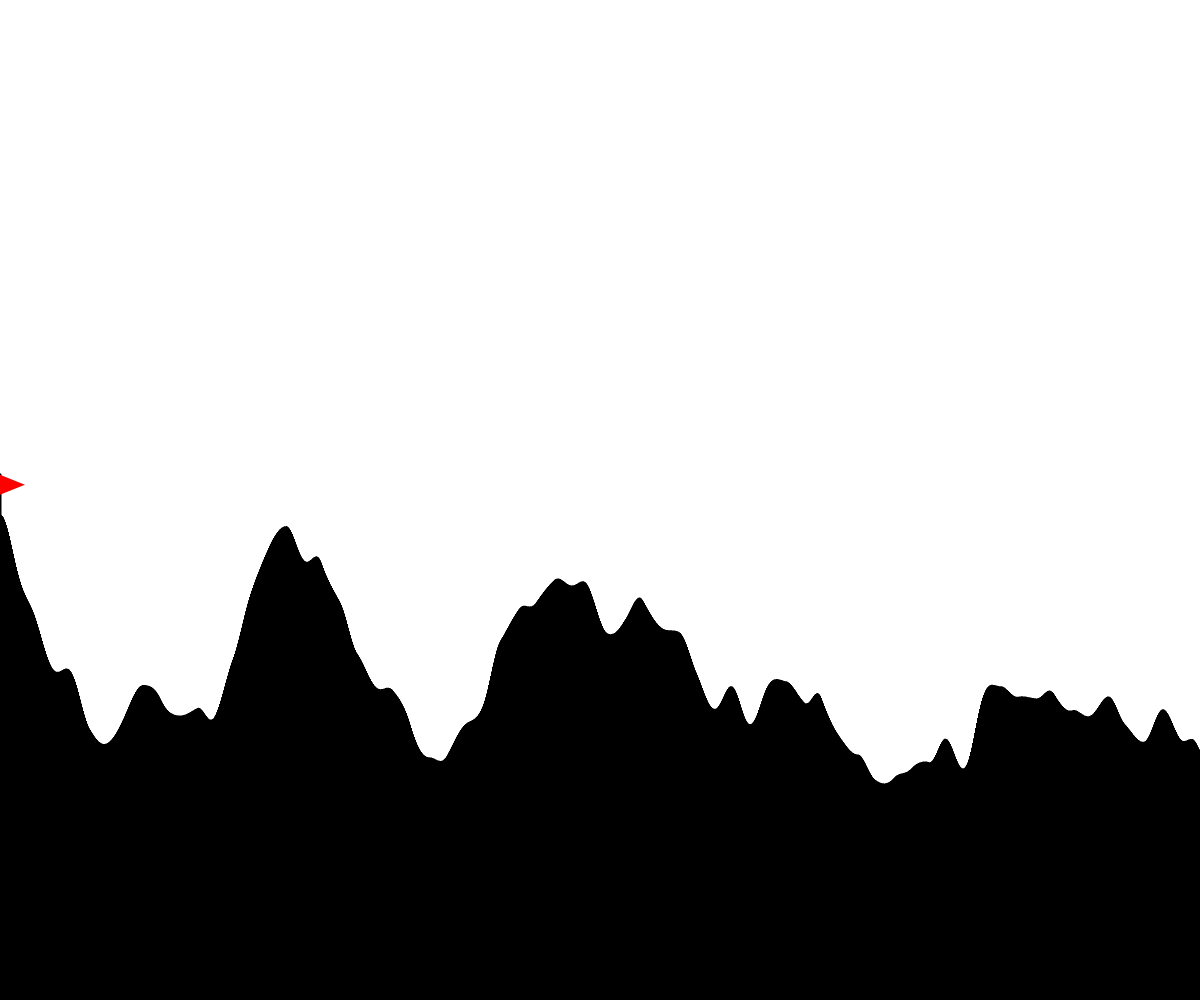
Frame 1 (no input)
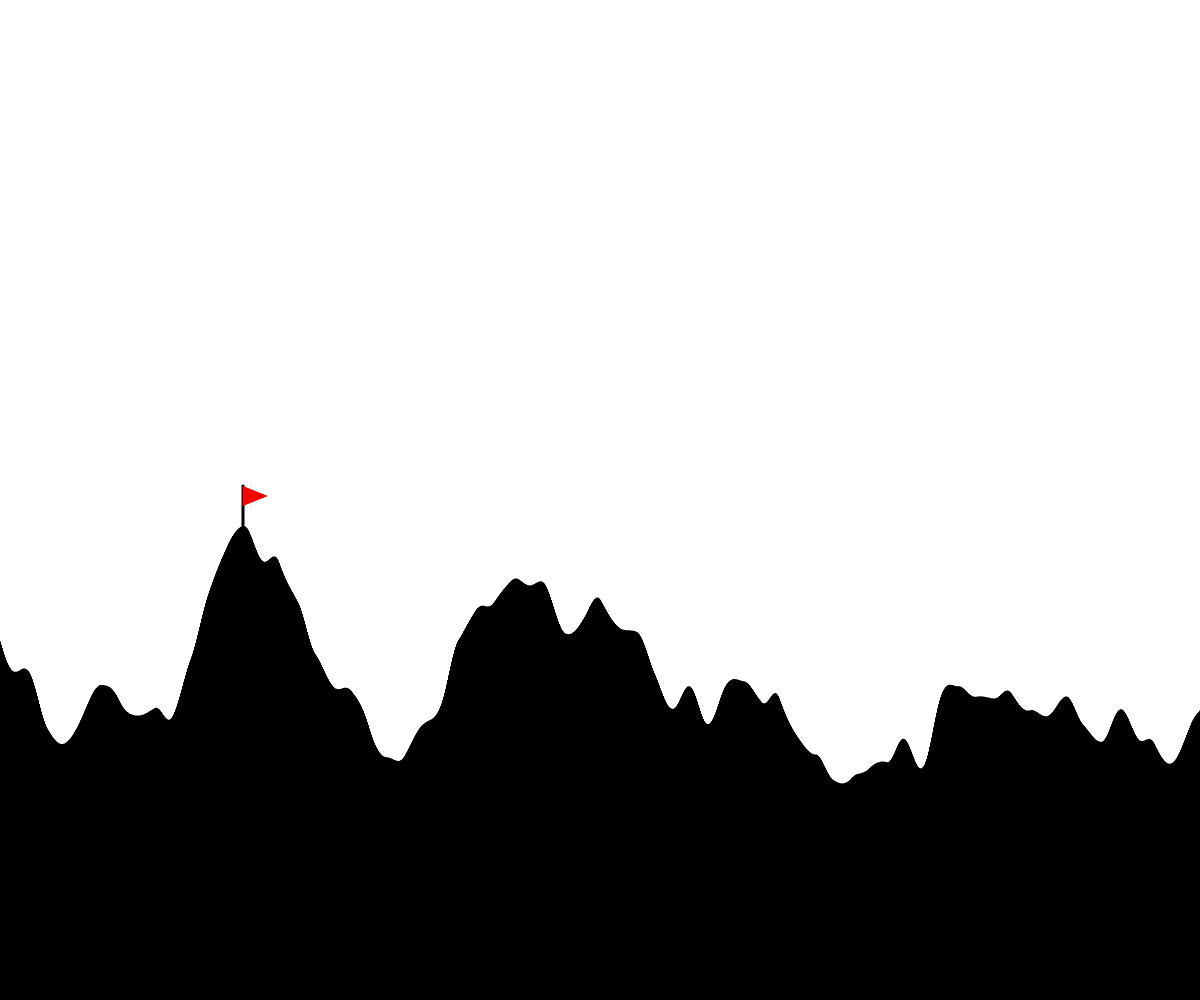
Frame 60 (no input)
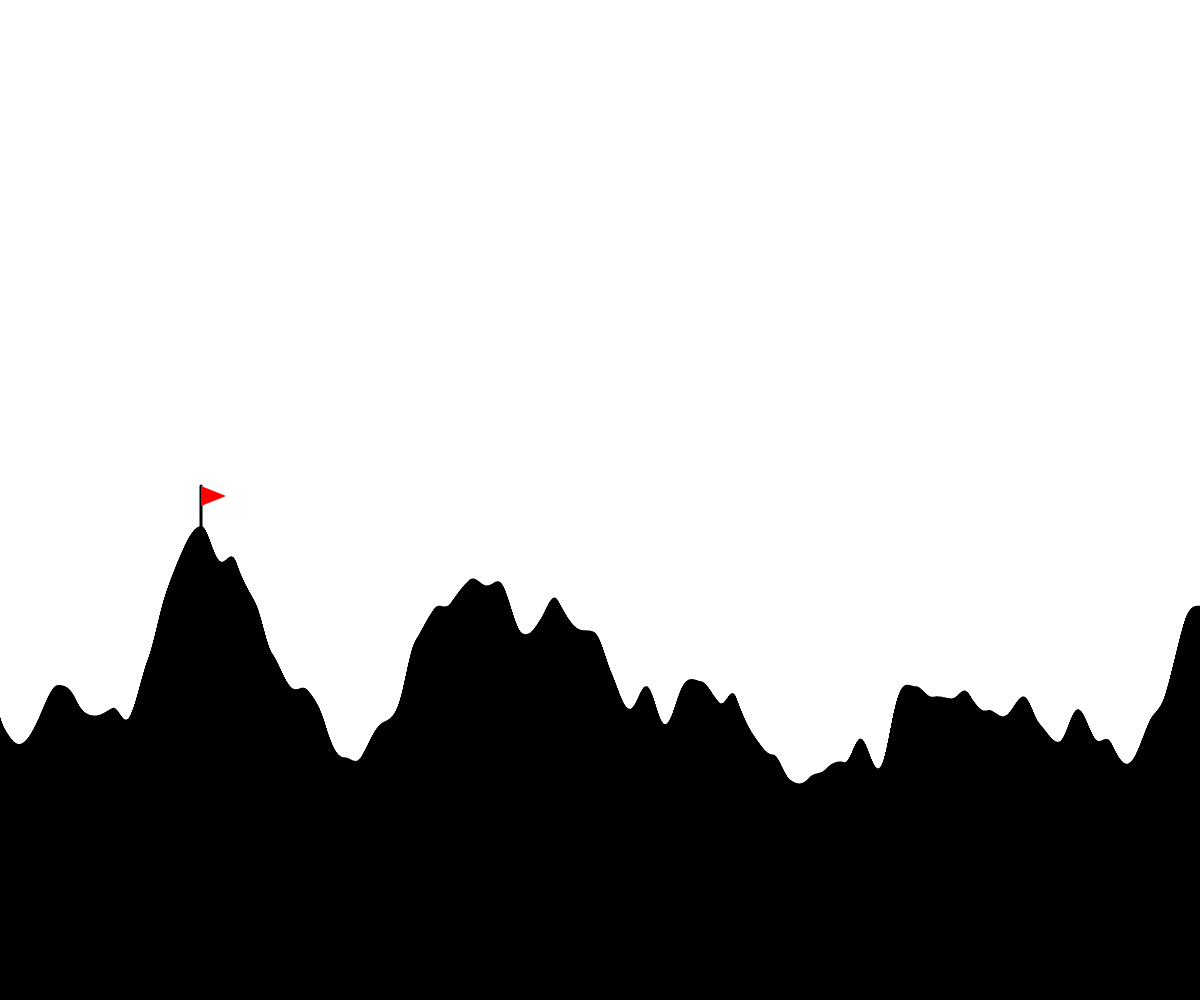
Frame 120 (the mouse pressed at the canvas centre since frame 60)

The p5.js sketch that drew these frames (run headless with seeded random() and noise() and a simulated clock; from frame 60 on, the mouse is pressed at the canvas centre):

// p5.js sketch
// ── sketch.js
// Perlin Noise project
// Peyton Salzsauler
// October 1st, 2025
//





let rectWidth = 1; // determines width of rectangles (changes smoothness of terrain)
let timeX = 0;
let speed = 0.005; // sets speed of scrolling

function setup() {
  
  createCanvas(windowWidth, windowHeight);
  noStroke();
  fill(0); 
}


function generateTerrain(){ // creates terrain using perlin noise

  rectMode(CORNERS);

  let timeY = timeX;
  let highestY = height;
  let highestX = 0;

  for(let x = 0; x < width;  x += rectWidth) {
    
    let rectHeight = noise(timeY);
    rectHeight = map(rectHeight, 0, 1 , 50, height * 0.7);
    let x2 = x + rectWidth;
    let y2 = height - rectHeight;

    rect(x, height, x2, y2);



    if (y2 < highestY){ //finds the new highest point
      highestY = y2;
      highestX = x;
    }


    timeY += 0.007;
  }
  

  rectMode(CORNER);
  
  return {highestX, highestY};
}

function draw() {
  background(255);

 //begins the highest point when starting generate terrain
  let highestPoint = generateTerrain();

  //calls the function of the draw flag
  drawFlag(highestPoint.highestX, highestPoint.highestY);

  timeX += speed;
}


function drawFlag(x,y){ // draws a simple red flag

  stroke(0);
  strokeWeight(3);
  line(x, y, x , y - 40);




  noStroke();
  fill(255,0,0);
  triangle(x,y - 40, x + 25, y - 30, x, y - 20);
  fill(0);
}
